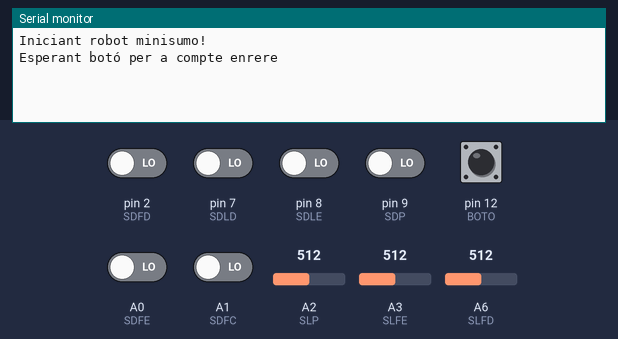
Simulated run of this sketch. Board: Arduino Uno, built with avr-gcc and run on an emulated ATmega328P. Parts: the last lines printed to the serial monitor. The inputs (shaded band) are chosen by the test bench; at power-on: A0 (SDFE), A1 (SDFC), pin 2 (SDFD), pin 7 (SDLD), pin 8 (SDLE), pin 9 (SDP), pin 12 (BOTO) LOW, A2 (SLP) = 512, A3 (SLFE) = 512, A6 (SLFD) = 512.

Above: at 0.8 s.
0.9 s: pin 12 (BOTO) pulled HIGH for 0.15 s
4.0 s: A2 (SLP) set to 716
At 6.3 s:
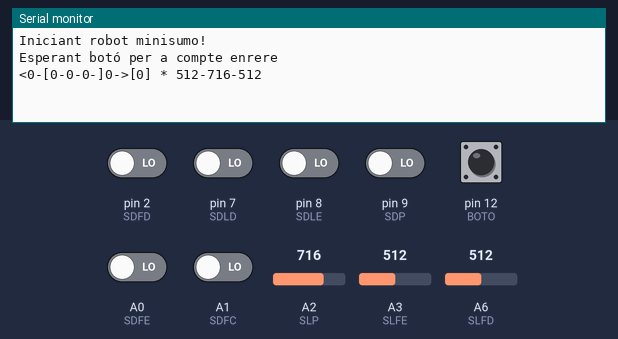
7.0 s: pin 12 (BOTO) pulled HIGH for 1 s
At 7.8 s:
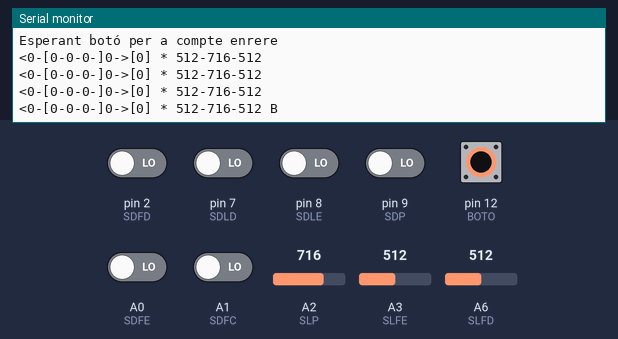
9.5 s: A3 (SLFE) set to 716
At 9.5 s:
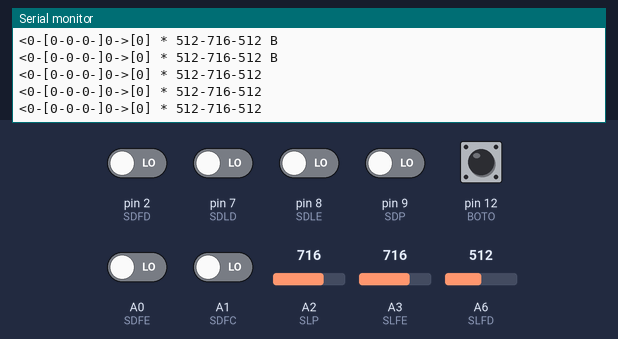
11.0 s: A6 (SLFD) set to 716
At 11.0 s:
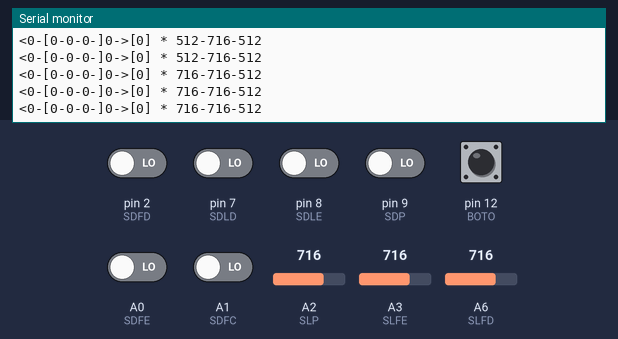
12.5 s: pin 2 (SDFD) driven HIGH
At 13.3 s:
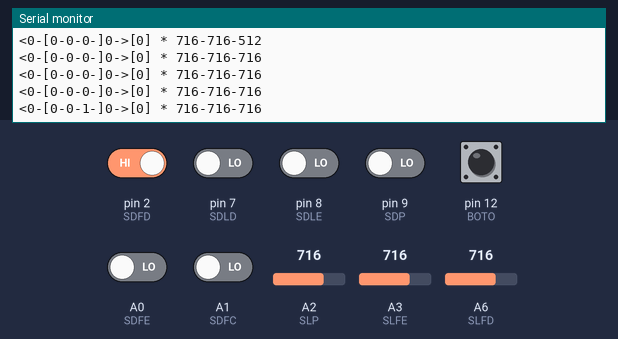

The sketch:

Prova_Sensors_Numeric.ino
```cpp
/* PROGRAMA DE PRUEBA DE SENSORES, MOTORES Y PULSADOR DEL MINISUMO edu
   Solo placa base.
  Componentes:
  - 6 sensores de distancia digitales (3 frontales,2 laterales, 1 trasero)
  - 3 Sensores de Linea (2 delante y uno trasero)
  - 2 Motores
  - 1 pulsador
  - 1 Buzzer
  -Bluetooth
*/

//SENSORES DE DISTANCIA
#define SDFD 2   // Sensor distancia frontal Derecho
#define SDFC A1  // Sensor distancia frontal Centre
#define SDFE A0  // Sensor distancia delante Izquierdo
#define SDLD 7   // Sensor distancia lateral Derecho
#define SDLE 8   // Sensor distancia lateral Izquierdo
#define SDP  9   // Sensor distancia posterior
unsigned int Sensor_distancia_FD = 0;
unsigned int Sensor_distancia_FC = 0;
unsigned int Sensor_distancia_FE = 0;
unsigned int Sensor_distancia_LD = 0;
unsigned int Sensor_distancia_LE = 0;
unsigned int Sensor_distancia_P = 0;

//SENSORES DE LINEA
#define SLFD A6   // SENSOR DE LINEA Derecho
#define SLFE A3   // SENSOR DE LINEA Izquierdo
#define SLP  A2   // SENSOR DE LINEA Posterior
unsigned int Sensor_linia_FD = 0;
unsigned int Sensor_linia_FE = 0;
unsigned int Sensor_linia_P = 0;

//PULSADOR
#define BOTO 12

//COMUNICACIONES  BLUETOOTH
#define BT            Serial
#define BAUDRATE      38400

//BUZZER
#define BRUNZIDOR 13

void setup() {
  //Entradas
  //analogics//pinMode(SLFD,INPUT);pinMode(SLFE,INPUT);pinMode(SLP,INPUT);
  pinMode(SDFD,INPUT);pinMode(SDFC,INPUT);pinMode(SDFE,INPUT);
  pinMode(SDLD,INPUT);pinMode(SDLE,INPUT);pinMode(SDP,INPUT);
  pinMode(BOTO, INPUT);

  BT.begin(BAUDRATE);
  BT.println("Iniciant robot minisumo!");
  BT.println();
  BT.println("Esperant botó per a compte enrere");
  while(digitalRead(BOTO)==0);    // Esperem a que pulsem el botó
  int temps=millis();
  while(millis()-temps < 5000);   // Fem una pausa de 5 segons (5000 milisegons)
}

void loop() {
  Sensor_distancia_FD = digitalRead(SDFD);
  Sensor_distancia_FC = digitalRead(SDFC);
  Sensor_distancia_FE = digitalRead(SDFE);
  Sensor_distancia_LD = digitalRead(SDLD);
  Sensor_distancia_LE = digitalRead(SDLE);
  Sensor_distancia_P = digitalRead(SDP);
  Sensor_linia_FD = analogRead(SLFD);
  Sensor_linia_FE = analogRead(SLFE);
  Sensor_linia_P = analogRead(SLP);

  if(Sensor_distancia_LE) BT.print("<1-["); else BT.print("<0-[");
  if(Sensor_distancia_FE) BT.print("1-"); else BT.print("0-");
  if(Sensor_distancia_FC) BT.print("1-"); else BT.print("0-");
  if(Sensor_distancia_FD) BT.print("1-"); else BT.print("0-");
  if(Sensor_distancia_LD) BT.print("]1->"); else BT.print("]0->");
  if(Sensor_distancia_P) BT.print("[1] * "); else BT.print("[0] * ");

  BT.print(Sensor_linia_FE);
  BT.print("-");
  BT.print(Sensor_linia_P);
  BT.print("-");
  BT.print(Sensor_linia_FD);

  if(digitalRead(BOTO)) BT.println(" B"); else BT.println("");

  delay(500);
 }
```

Measured:
- after the input at 4.0 s, the serial monitor: prints a new line after 1.9 s (image 1)
- after the input at 7.0 s, the serial monitor: prints a new line after 0.40 s (image 2)
- after the input at 12.5 s, the serial monitor: prints a new line after 0.41 s (image 5)
